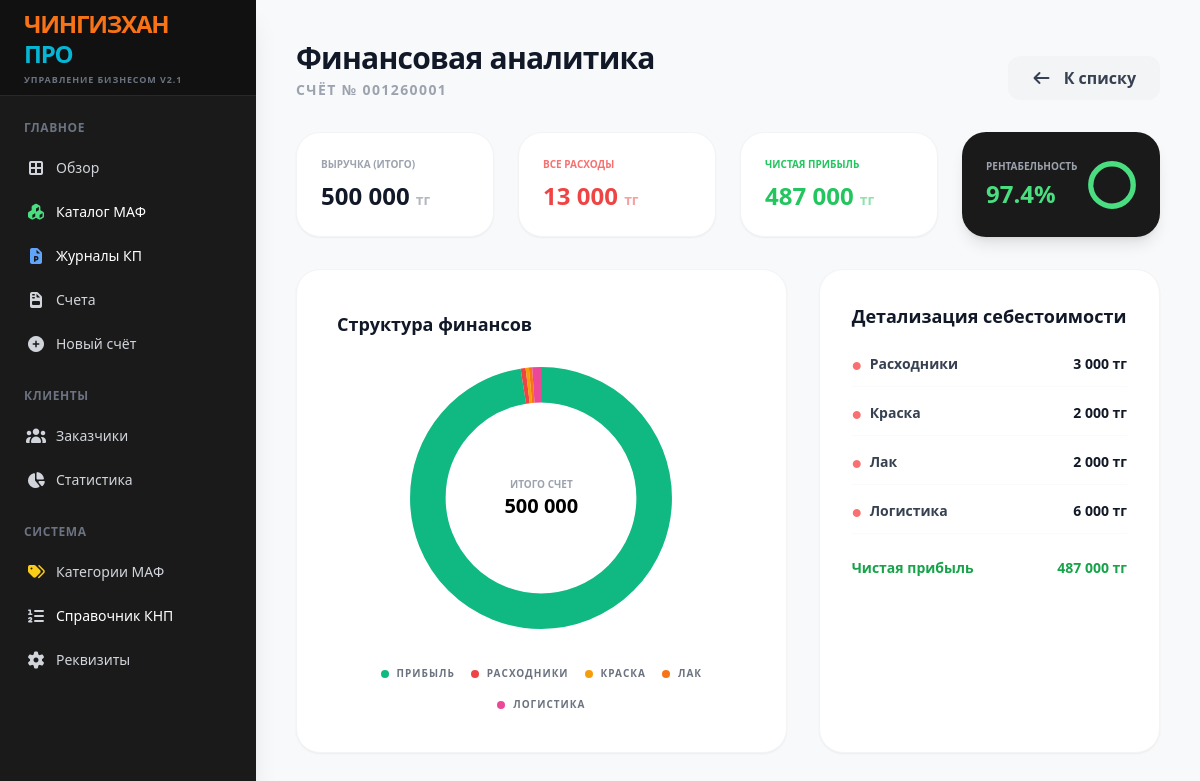
The page /invoice_stats/001260001 on the database as committed earlier.
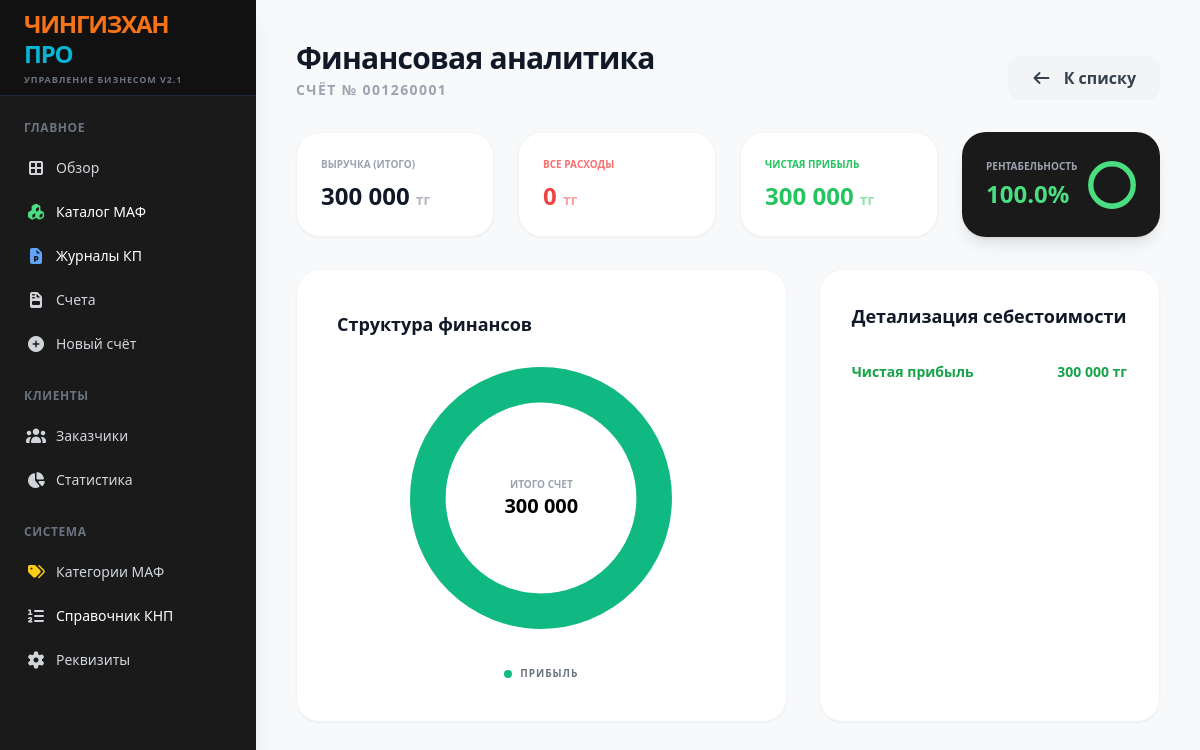
The same page on the database as committed later.
### tables this page shows
CREATE TABLE invoices (id TEXT PRIMARY KEY, client_id TEXT, date TEXT, subtotal REAL, vat_rate REAL, vat_amount REAL, total REAL, status INTEGER DEFAULT 0, knp TEXT DEFAULT "859", markup REAL DEFAULT 0);

CREATE TABLE internal_costs (id INTEGER PRIMARY KEY AUTOINCREMENT, invoice_id TEXT, label TEXT, value REAL);

### app.py (the view)
@app.route('/invoice_stats/<invoice_id>')
def invoice_stats(invoice_id):
    with sqlite3.connect(DB_NAME) as conn:
        c = conn.cursor()
        inv = c.execute("SELECT total, markup FROM invoices WHERE id=?", (invoice_id,)).fetchone()
        costs = c.execute("SELECT label, value FROM internal_costs WHERE invoice_id=?", (invoice_id,)).fetchall()
    if not inv: return "Счет не найден", 404
    total_cost = sum(v for l, v in costs)
    profit = inv[0] - total_cost
    margin = (profit / inv[0] * 100) if inv[0] > 0 else 0
    return render_template('stats.html', inv_id=invoice_id, total=inv[0], costs=costs, total_cost=total_cost, profit=profit, margin=margin)

### templates/stats.html (shortened to what this page needs)
{% extends "base.html" %}
{% block content %}
<div class="p-10 max-w-7xl mx-auto pb-20">
    <div class="flex justify-between items-end mb-8">
        <div>
            <h2 class="text-3xl font-black text-gray-900 tracking-tight">Финансовая аналитика</h2>
            <p class="text-gray-400 font-bold text-sm uppercase tracking-widest mt-1">Счёт № {{ inv_id }}</p>
        </div>
        <a href="/invoices" class="bg-gray-100 text-gray-700 px-6 py-2.5 rounded-xl font-bold hover:bg-gray-200 transition"><i class="fas fa-arrow-left mr-2"></i> К списку</a>
    </div>
    <div class="grid grid-cols-4 gap-6 mb-8">
        <div class="bg-white p-6 rounded-3xl shadow-sm border border-gray-100">
            <div class="text-gray-400 text-[10px] font-black uppercase mb-2">Выручка (Итого)</div>
            <div class="text-2xl font-black text-gray-900">{{ '{:,.0f}'.format(total).replace(',', ' ') }} <span class="text-sm opacity-50 text-gray-500">тг</span></div>
        </div>
        <div class="bg-white p-6 rounded-3xl shadow-sm border border-gray-100">
            <div class="text-red-400 text-[10px] font-black uppercase mb-2">Все расходы</div>
            <div class="text-2xl font-black text-red-500">{{ '{:,.0f}'.format(total_cost).replace(',', ' ') }} <span class="text-sm opacity-50">тг</span></div>
        </div>
        <div class="bg-white p-6 rounded-3xl shadow-sm border border-gray-100">
            <div class="text-green-500 text-[10px] font-black uppercase mb-2">Чистая прибыль</div>
            <div class="text-2xl font-black text-green-500">{{ '{:,.0f}'.format(profit).replace(',', ' ') }} <span class="text-sm opacity-50">тг</span></div>
        </div>
        <div class="bg-[#1a1a1a] p-6 rounded-3xl shadow-lg flex items-center justify-between">
            <div>
                <div class="text-gray-400 text-[10px] font-black uppercase mb-1">Рентабельность</div>
                <div class="text-2xl font-black {% if margin > 30 %}text-green-400{% elif margin > 15 %}text-yellow-400{% else %}text-red-400{% endif %}">
                    {{ '{:.1f}'.format(margin) }}%
                </div>
            </div>
            <div class="w-12 h-12">
                <svg viewBox="0 0 36 36" class="w-full h-full transform -rotate-90" style="overflow: visible;">
                    <path class="text-gray-800" stroke-width="4" stroke="currentColor" fill="none" d="M18 2.0845 a 15.9155 15.9155 0 0 1 0 31.831 a 15.9155 15.9155 0 0 1 0 -31.831" />
                    <path class="{% if margin > 30 %}text-green-400{% elif margin > 15 %}text-yellow-400{% else %}text-red-400{% endif %}"
                          stroke-width="4" stroke-dasharray="{{ margin if margin > 0 else 0 }}, 100"
                          stroke-linecap="round" stroke="currentColor" fill="none"
                          d="M18 2.0845 a 15.9155 15.9155 0 0 1 0 31.831 a 15.9155 15.9155 0 0 1 0 -31.831" />
                </svg>
            </div>
        </div>
    </div>
    <div class="grid grid-cols-12 gap-8">
        <div class="col-span-7 bg-white p-10 rounded-3xl shadow-sm border border-gray-100 flex flex-col items-center">
            <h3 class="font-black text-gray-900 mb-8 text-lg w-full">Структура финансов</h3>
            <div class="relative w-64 h-64">
                <svg viewBox="0 0 36 36" class="w-full h-full transform -rotate-90" style="overflow: visible;">
                    <circle cx="18" cy="18" r="15.9155" fill="none" stroke="#f3f4f6" stroke-width="5"></circle>
                    {% set ns = namespace(offset=0) %}
                    {% set colors = ['#EF4444', '#F59E0B', '#F97316', '#EC4899', '#8B5CF6'] %}
                    {% set p_pct = (profit / total * 100) if total > 0 else 0 %}
                    {% if p_pct > 0 %}
                        <circle cx="18" cy="18" r="15.9155" fill="none" stroke="#10B981" stroke-width="5"
                                stroke-dasharray="{{ p_pct }} 100" stroke-dashoffset="0"
                                class="transition-all duration-500 cursor-pointer hover:stroke-[7]"
                                onmousemove="showTip(event, 'Прибыль', '{{ '{:,.0f}'.format(profit) }} тг', '#10B981')" onmouseout="hideTip()"></circle>
                        {% set ns.offset = p_pct %}
                    {% endif %}
                    {% for c in costs %}
                        {% set c_val = c[1] if c[1] else 0 %}
                        {% set c_pct = (c_val / total * 100) if total > 0 else 0 %}
                        {% if c_pct > 0 %}
                            <circle cx="18" cy="18" r="15.9155" fill="none" stroke="{{ colors[loop.index0 % 5] }}" stroke-width="5"
                                    stroke-dasharray="{{ c_pct }} 100" stroke-dashoffset="-{{ ns.offset }}"
                                    class="transition-all duration-500 cursor-pointer hover:stroke-[7]"
                                    onmousemove="showTip(event, '{{ c[0] }}', '{{ '{:,.0f}'.format(c_val) }} тг', '{{ colors[loop.index0 % 5] }}')" onmouseout="hideTip()"></circle>
                            {% set ns.offset = ns.offset + c_pct %}
                        {% endif %}
                    {% endfor %}
                </svg>
                <div class="absolute inset-0 flex flex-col items-center justify-center pointer-events-none text-center">
                    <div class="text-[10px] text-gray-400 font-bold uppercase">Итого Счет</div>
                    <div class="text-xl font-black">{{ '{:,.0f}'.format(total).replace(',', ' ') }}</div>
                </div>
            </div>
            <div class="w-full flex flex-wrap gap-4 mt-10 justify-center">
                <div class="flex items-center text-[10px] font-black text-gray-500 uppercase tracking-widest"><span class="w-2 h-2 rounded-full bg-[#10B981] mr-2"></span>Прибыль</div>
                {% for c in costs %}
                <div class="flex items-center text-[10px] font-black text-gray-500 uppercase tracking-widest"><span class="w-2 h-2 rounded-full mr-2" style="background-color: {{ colors[loop.index0 % 5] }};"></span>{{ c[0] }}</div>
                {% endfor %}
            </div>
        </div>
        <div class="col-span-5 bg-white p-8 rounded-3xl shadow-sm border border-gray-100">
            <h3 class="font-black text-gray-900 mb-6 text-lg">Детализация себестоимости</h3>
            <div class="space-y-4">
                {% for c in costs %}
                <div class="flex justify-between items-center border-b border-gray-50 pb-3">
                    <div class="text-sm font-bold text-gray-700 truncate mr-4"><i class="fas fa-circle text-[8px] text-red-400 mr-2"></i>{{ c[0] }}</div>
                    <div class="text-sm font-black text-gray-900 whitespace-nowrap">{{ '{:,.0f}'.format(c[1] if c[1] else 0).replace(',', ' ') }} тг</div>
                </div>
                {% endfor %}
                <div class="flex justify-between items-center pt-2">
                    <div class="text-sm font-bold text-green-600">Чистая прибыль</div>
                    <div class="text-sm font-black text-green-600">{{ '{:,.0f}'.format(profit).replace(',', ' ') }} тг</div>
                </div>
            </div>
        </div>
    </div>
</div>
{% endblock %}

### templates/base.html (shortened to what this page needs)
<!DOCTYPE html>
<html lang="ru">
<head>
    <script src="{{ url_for('static', filename='css/tailwind.js') }}"></script>
    <link href="{{ url_for('static', filename='css/all.min.css') }}" rel="stylesheet">
</head>
<body class="bg-[#F8F9FA] flex h-screen font-sans">
    <aside class="w-64 bg-[#1a1a1a] text-gray-300 flex flex-col shadow-xl z-50">
        <div class="h-24 flex flex-col justify-center px-6 border-b border-gray-800 bg-[#111]">
            <h1 class="text-2xl font-black tracking-tighter leading-tight">
                <span style="color: #f97316;">ЧИНГИЗХАН</span><br>
                <span style="color: #06b6d4;">ПРО</span>
            </h1>
            <p class="text-[9px] font-bold text-gray-500 mt-1 uppercase tracking-widest">Управление бизнесом v2.1</p>
        </div>
        <nav class="flex-1 px-4 py-6 space-y-6 overflow-y-auto">
            <div>
                <p class="text-xs font-bold text-gray-500 mb-3 px-2 tracking-wider">ГЛАВНОЕ</p>
                <div class="space-y-1">
                    <a href="/" class="flex items-center px-2 py-2.5 rounded-md hover:bg-gray-800 transition"><i class="fas fa-th-large w-6 text-center"></i><span class="ml-2 text-sm font-medium">Обзор</span></a>
                    <a href="/catalog" class="flex items-center px-2 py-2.5 rounded-md hover:bg-gray-800 transition"><i class="fas fa-cubes w-6 text-center text-green-400"></i><span class="ml-2 text-sm font-medium text-white">Каталог МАФ</span></a>
                    <a href="/proposals" class="flex items-center px-2 py-2.5 rounded-md hover:bg-gray-800 transition"><i class="fas fa-file-powerpoint w-6 text-center text-blue-400"></i><span class="ml-2 text-sm font-medium text-white">Журналы КП</span></a>
                    <a href="/invoices" class="flex items-center px-2 py-2.5 rounded-md hover:bg-gray-800 transition"><i class="fas fa-file-invoice w-6 text-center"></i><span class="ml-2 text-sm font-medium">Счета</span></a>
                    <a href="/create_invoice" class="flex items-center px-2 py-2.5 rounded-md hover:bg-gray-800 transition"><i class="fas fa-plus-circle w-6 text-center"></i><span class="ml-2 text-sm font-medium">Новый счёт</span></a>
                </div>
            </div>
            <div>
                <p class="text-xs font-bold text-gray-500 mb-3 px-2 tracking-wider">КЛИЕНТЫ</p>
                <div class="space-y-1">
                    <a href="/clients" class="flex items-center px-2 py-2.5 hover:bg-gray-800 rounded-md transition"><i class="fas fa-users w-6 text-center"></i><span class="ml-2 text-sm font-medium">Заказчики</span></a>
                    <a href="/issued_invoices" class="flex items-center px-2 py-2.5 hover:bg-gray-800 rounded-md transition"><i class="fas fa-chart-pie w-6 text-center"></i><span class="ml-2 text-sm font-medium">Статистика</span></a>
                </div>
            </div>
            <div>
                <p class="text-xs font-bold text-gray-500 mb-3 px-2 tracking-wider">СИСТЕМА</p>
                <div class="space-y-1">
                    <a href="/categories" class="flex items-center px-2 py-2.5 hover:bg-gray-800 rounded-md transition"><i class="fas fa-tags w-6 text-center text-yellow-400"></i><span class="ml-2 text-sm font-medium">Категории МАФ</span></a>
                    <a href="/knp" class="flex items-center px-2 py-2.5 hover:bg-gray-800 rounded-md transition"><i class="fas fa-list-ol w-6 text-center"></i><span class="ml-2 text-sm font-medium text-white">Справочник КНП</span></a>
                    <a href="/settings" class="flex items-center px-2 py-2.5 hover:bg-gray-800 rounded-md transition"><i class="fas fa-cog w-6 text-center"></i><span class="ml-2 text-sm font-medium">Реквизиты</span></a>
                </div>
            </div>
        </nav>
    </aside>
    <main class="flex-1 overflow-y-auto">
        {% block content %}{% endblock %}
    </main>
</body>
</html>

Rows that differ between the two databases and show on the page:
removed internal_costs: label "РАСХОДНИКИ", label "Расходники", value "3 000"
removed internal_costs: label "КРАСКА", label "Краска", value "2 000"
removed internal_costs: label "ЛАК", label "Лак", value "2 000"
removed internal_costs: label "ЛОГИСТИКА", label "Логистика", value "6 000"
changed invoices: total "500 000" → "300 000"
Other text that changed with them:
{{ '{:,.0f}'.format(total_cost).replace(',', ' ') }}: "13 000" → "0"
{{ '{:,.0f}'.format(profit).replace(',', ' ') }}: "487 000" → "300 000"
{{ '{:.1f}'.format(margin) }}: "97.4" → "100.0"
